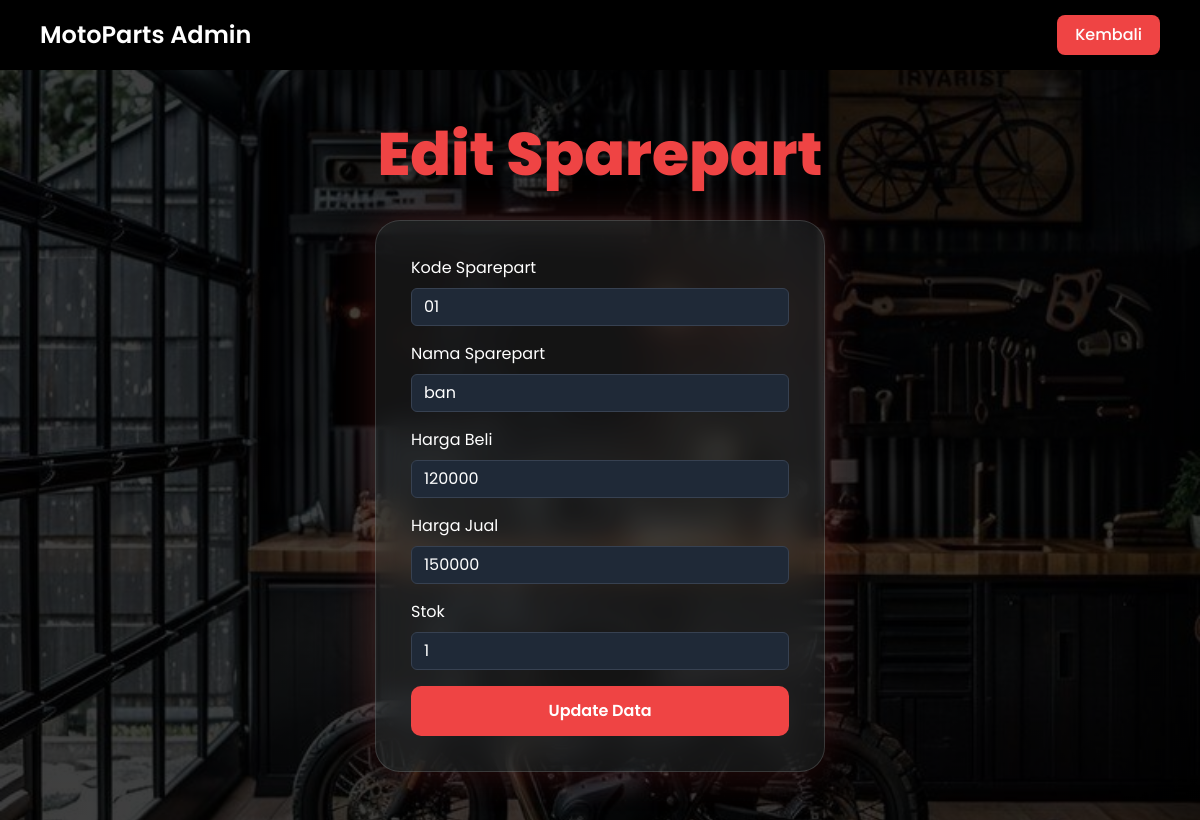
The page /sparepart/edit_sparepart.php?id=1 on the database its author committed.
### tables this page shows
CREATE TABLE `sparepart` (
  `id_sparepart` int(11) NOT NULL,
  `id_kategori` int(11) DEFAULT NULL,
  `kode_sparepart` varchar(20) NOT NULL,
  `nama_sparepart` varchar(100) NOT NULL,
  `harga_beli` int(11) NOT NULL,
  `harga_jual` int(11) NOT NULL,
  `stok` int(11) NOT NULL
);

### sparepart/edit_sparepart.php (the view, shortened to what this page needs)
<?php
include '../config/koneksi.php';
$id = $_GET['id'];
$data = mysqli_query(
    $koneksi,
    "SELECT * FROM sparepart
    WHERE id_sparepart='$id'"
);
$row = mysqli_fetch_assoc($data);
?>
<!DOCTYPE html>
<html lang="en">
<head>
<link href="https://cdn.jsdelivr.net/npm/bootstrap@5.3.3/dist/css/bootstrap.min.css" rel="stylesheet">
<link rel="stylesheet" href="../assets/css/style.css">
<link rel="stylesheet"
href="https://cdnjs.cloudflare.com/ajax/libs/font-awesome/6.5.2/css/all.min.css">
</head>
<body>
    <div class="dashboard">
        <div class="navbar-admin">
            <h4>MotoParts Admin</h4>
            <a href="sparepart.php" class="logout-btn">
                Kembali
            </a>
        </div>
        <div class="container py-5">
            <h1 class="dashboard-title text-center">
                Edit Sparepart
            </h1>
            <div class="d-flex justify-content-center">
                <div class="login-card">
                    <form method="POST">
                        <div class="mb-3">
                            <label>Kode Sparepart</label>
                            <input
                            type="text"
                            name="kode_sparepart"
                            class="form-control"
                            value="<?= $row['kode_sparepart']; ?>"
                            required>
                        </div>
                        <div class="mb-3">
                            <label>Nama Sparepart</label>
                            <input
                            type="text"
                            name="nama_sparepart"
                            class="form-control"
                            value="<?= $row['nama_sparepart']; ?>"
                            required>
                        </div>
                        <div class="mb-3">
                            <label>Harga Beli</label>
                            <input
                            type="number"
                            name="harga_beli"
                            class="form-control"
                            value="<?= $row['harga_beli']; ?>"
                            required>
                        </div>
                        <div class="mb-3">
                            <label>Harga Jual</label>
                            <input
                            type="number"
                            name="harga_jual"
                            class="form-control"
                            value="<?= $row['harga_jual']; ?>"
                            required>
                        </div>
                        <div class="mb-3">
                            <label>Stok</label>
                            <input
                            type="number"
                            name="stok"
                            class="form-control"
                            value="<?= $row['stok']; ?>"
                            required>
                        </div>
                        <button
                        type="submit"
                        name="update"
                        class="btn btn-login">
                            Update Data
                        </button>
                    </form>
                </div>
            </div>
        </div>
    </div>
</body>
</html>

### assets/css/style.css (style rules this page uses)
* { margin:0; padding:0; box-sizing:border-box; }
body { font-family:'Poppins',sans-serif; }
.login-card { width:450px; margin-top: -10px; background: rgba(255,255,255,0.08); backdrop-filter:blur(15px); border: 1px solid rgba(255,255,255,0.15); border-radius:25px; padding:35px; box-shadow: 0 0 40px rgba(239,68,68,.20); color:white; }
.login-card label { color:white; margin-bottom:8px; display:block; text-align:left; }
.form-control { background:#1f2937; border:1px solid #374151; color:white; }
.btn-login { width:100%; height:50px; border:none; background:#ef4444; color:white; font-weight:600; border-radius:10px; transition:.3s; }
.navbar-admin { width:100%; height:70px; background:#000; display:flex; justify-content:space-between; align-items:center; padding:0 40px; }
.navbar-admin h4 { color:white; margin:0; font-weight:600; }
.navbar-admin a { text-decoration:none; color:white; font-weight:500; }
.dashboard { min-height:100vh; background: linear-gradient( rgba(0,0,0,0.75), rgba(0,0,0,0.75) ), url('../img/bg-login.jpg'); background-size:cover; background-position:center; }
.dashboard-title { color:#ef4444; font-size:60px; font-weight:800; margin-bottom:40px; }
.logout-btn { background:#ef4444; padding:8px 18px; border-radius:8px; }

### rows shown on the page
sparepart: kode_sparepart "01", nama_sparepart "ban", harga_beli "120000", harga_jual "150000", stok "1"
